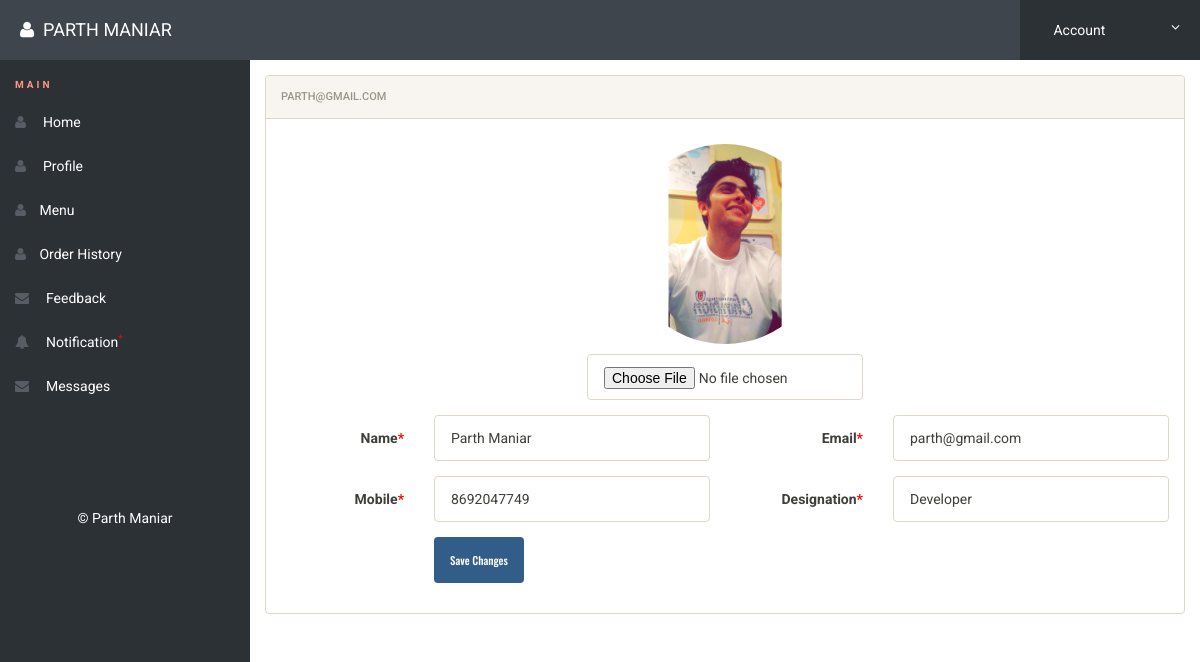
The app's page /profile.php (signed in) with its own data.
### tables this page shows
CREATE TABLE `users` (
  `id` int(11) NOT NULL,
  `name` varchar(50) NOT NULL,
  `email` varchar(50) NOT NULL,
  `password` varchar(50) NOT NULL,
  `gender` varchar(50) NOT NULL,
  `mobile` varchar(50) NOT NULL,
  `designation` varchar(50) NOT NULL,
  `image` varchar(50) NOT NULL,
  `status` int(10) NOT NULL
);

### profile.php (the view, shortened to what this page needs)
<?php
include('includes/config.php');
if(strlen($_SESSION['alogin'])==0)
	{
header('location:index.php');
}
else{
?>
<!doctype html>
<html lang="en" class="no-js">
<head>
	<link rel="stylesheet" href="css/font-awesome.min.css">
	<link rel="stylesheet" href="css/bootstrap.min.css">
	<link rel="stylesheet" href="css/dataTables.bootstrap.min.css">
	<link rel="stylesheet" href="css/bootstrap-social.css">
	<link rel="stylesheet" href="css/bootstrap-select.css">
	<link rel="stylesheet" href="css/fileinput.min.css">
	<link rel="stylesheet" href="css/awesome-bootstrap-checkbox.css">
	<link rel="stylesheet" href="css/style.css">
</head>
<body>
<?php
		$email = $_SESSION['alogin'];
		$sql = "SELECT * from users where email = (:email);";
		$query = $dbh -> prepare($sql);
		$query-> bindParam(':email', $email, PDO::PARAM_STR);
		$query->execute();
		$result=$query->fetch(PDO::FETCH_OBJ);
?>
	<?php include('includes/header.php');?>
	<div class="ts-main-content">
	<?php include('includes/leftbar.php');?>
		<div class="content-wrapper">
			<div class="container-fluid">
				<div class="row">
					<div class="col-md-12">
						<div class="row">
							<div class="col-md-12">
								<div class="panel panel-default">
									<div class="panel-heading"><?php echo htmlentities($_SESSION['alogin']); ?></div>
									<div class="panel-body">
<form method="post" class="form-horizontal" enctype="multipart/form-data">
<div class="form-group">
	<div class="col-sm-4">
	</div>
	<div class="col-sm-4 text-center">
		<img src="images/<?php echo htmlentities($result->image);?>" style="width:200px; border-radius:50%; margin:10px;">
		<input type="file" name="image" class="form-control">
	</div>
	<div class="col-sm-4">
	</div>
</div>
<div class="form-group">
	<label class="col-sm-2 control-label">Name<span style="color:red">*</span></label>
	<div class="col-sm-4">
	<input type="text" name="name" class="form-control" required value="<?php echo htmlentities($result->name);?>">
	</div>
	<label class="col-sm-2 control-label">Email<span style="color:red">*</span></label>
	<div class="col-sm-4">
	<input type="email" name="email" class="form-control" required value="<?php echo htmlentities($result->email);?>">
	</div>
</div>
<div class="form-group">
	<label class="col-sm-2 control-label">Mobile<span style="color:red">*</span></label>
	<div class="col-sm-4">
	<input type="text" name="mobile" class="form-control" required value="<?php echo htmlentities($result->mobile);?>">
	</div>
	<label class="col-sm-2 control-label">Designation<span style="color:red">*</span></label>
	<div class="col-sm-4">
	<input type="text" name="designation" class="form-control" required value="<?php echo htmlentities($result->designation);?>">
	</div>
</div>
<div class="form-group">
	<div class="col-sm-8 col-sm-offset-2">
		<button class="btn btn-primary" name="submit" type="submit">Save Changes</button>
	</div>
</div>
</form>
									</div>
								</div>
							</div>
						</div>
					</div>
				</div>
			</div>
		</div>
	</div>
</body>
</html>
<?php } ?>

### css/style.css (style rules this page uses)
html { font-size: 14px; }
@media only screen and (min-width: 480px) { html { font-size: 17px; } }
@media only screen and (min-width: 768px) { html { font-size: 14px; } }
body { font-size: 1em; }
.btn { font-family: 'Oswald', sans-serif; }
.panel { overflow: hidden; }
.btn { text-transform: none; }
.ts-main-content .content-wrapper { padding-top: 15px; margin-top: 60px; }
@media only screen and (min-width: 992px) { .ts-main-content .content-wrapper { margin-left: 250px; } }

### records on screen
users: image (picture), name "Parth Maniar", email "parth@gmail.com", mobile "8692047749", designation "Developer"

### other values on screen
$_SESSION['nlogin'] "PARTH MANIAR"
$_SESSION['alogin'] "PARTH@GMAIL.COM"
